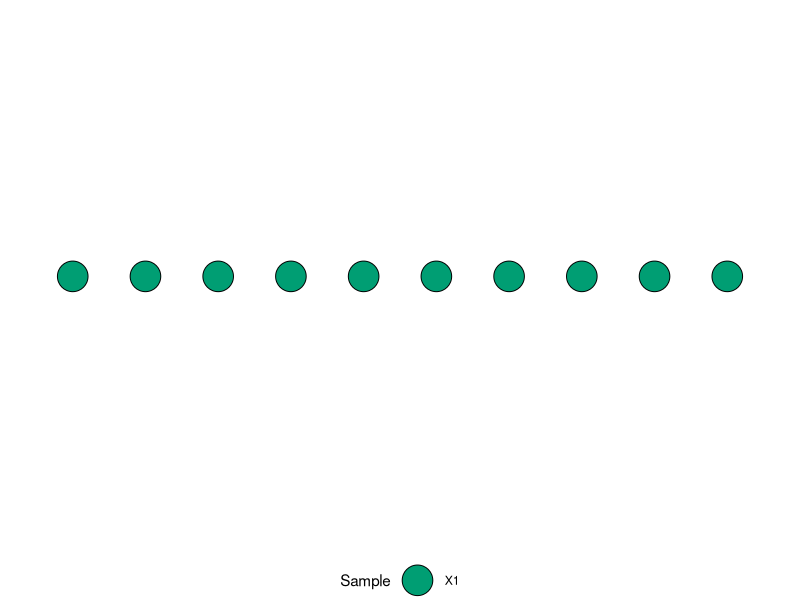
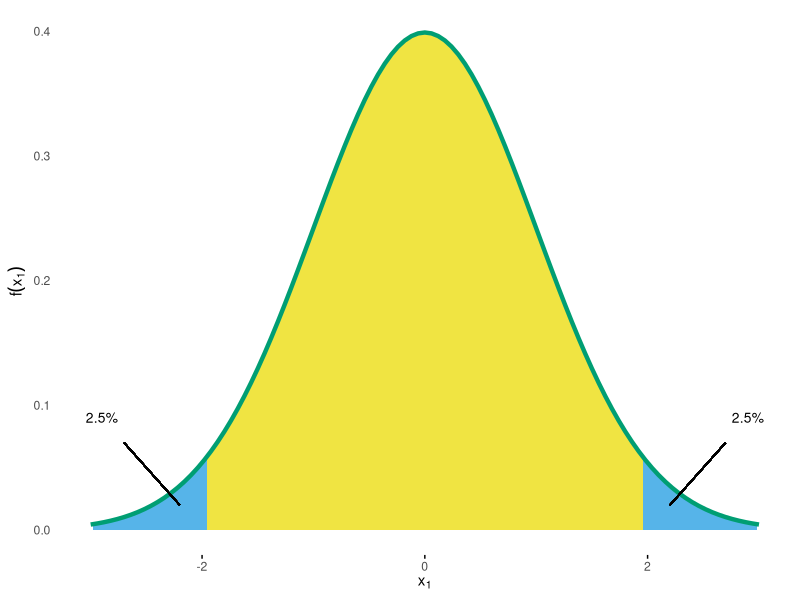
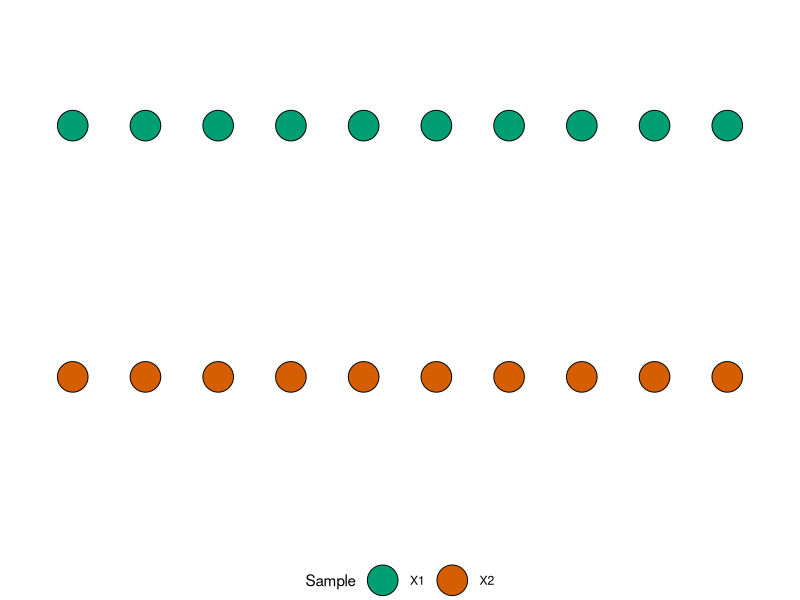
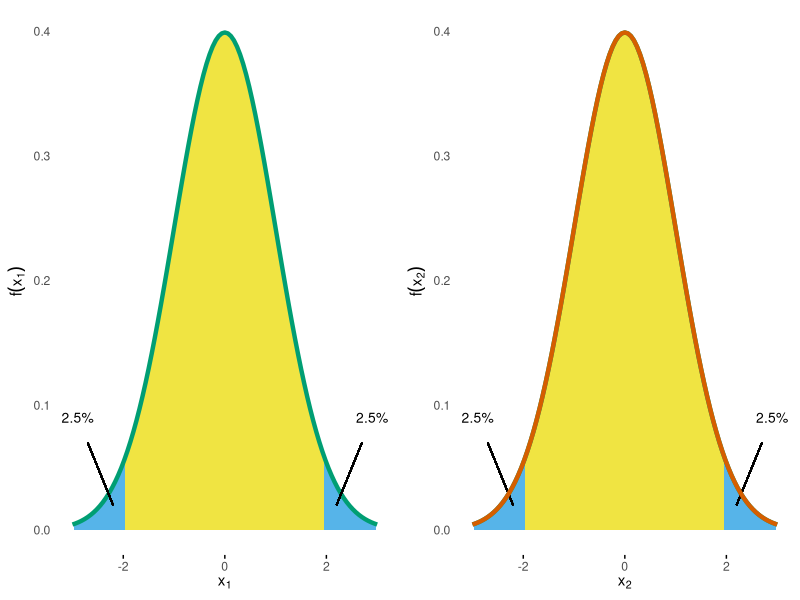
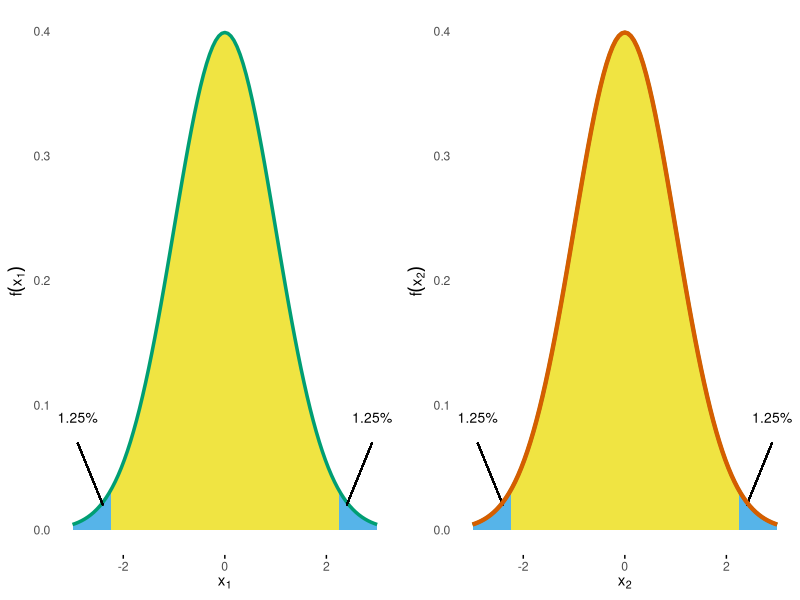
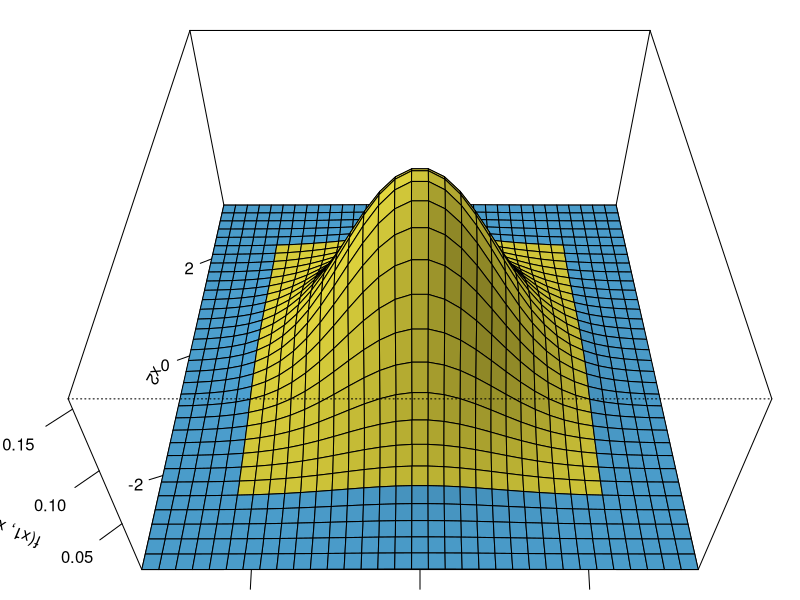
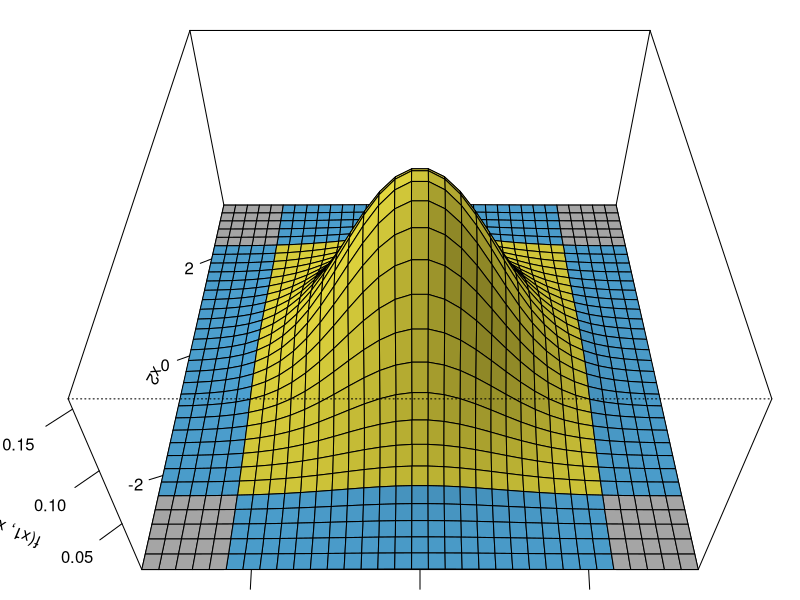
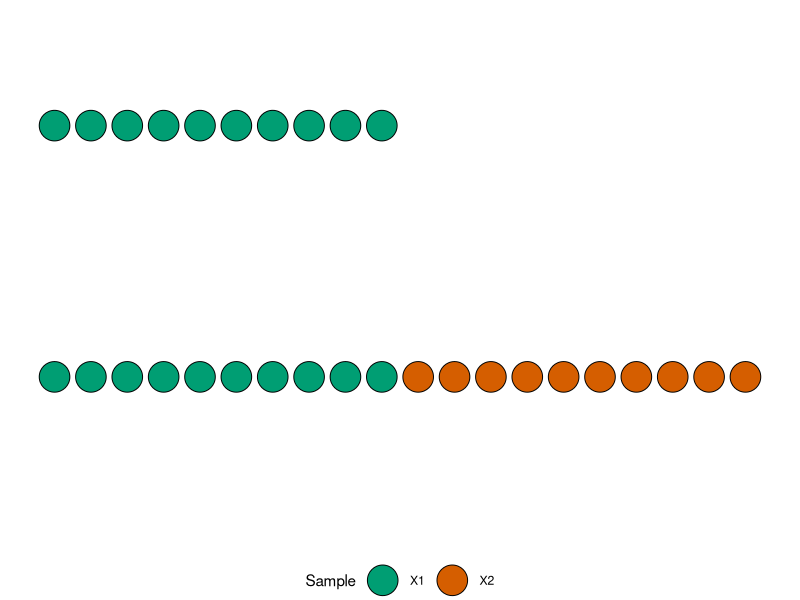

Here is the R script that generated these plots, in order: (Note: this script raises an error after producing the figures.)
## ---- chunk 1
library(knitr)
library("ggplot2")

knitr::opts_chunk$set(
  comment = "#",
  prompt = F,
  tidy = FALSE,
  cache = FALSE,
  collapse = T,
  echo = FALSE,
  dpi = 300,
  fig.width = 5, fig.height = 5
)

okabe_palette <- c('orange' = "#E69F00",
                   'sky blue' = "#56B4E9",
                   'bluish green' = "#009E73",
                   'yellow' = "#F0E442",
                   'blue' = "#0072B2",
                   'vermillion' = "#D55E00",
                   'reddish purple' = "#CC79A7")

old <- options(width = 100L, digits = 10)
## ---- chunk 2
fill_colors = c(X1 = okabe_palette[["bluish green"]],
                X2 = okabe_palette[["vermillion"]],
                "X1+X2" = "#6B7E3A")

data  = data.frame(x = c(1:10, 1:10, 1:20),
                   y = c(rep(2, 10), rep(1.5, 10), rep(1.5, 20)),
                   Sample = c(rep("X1", 10), rep("X2", 10), rep("X1+X2", 20))
)
## ---- chunk 3
dat = data[1:10, ]
ggplot(dat, aes(x = x, y = y)) +
    geom_point(size = 10, shape = 21, aes(fill = Sample)) +
    scale_fill_manual(values = fill_colors[1]) +
    lims(x = c(0.5, 10.5), y = c(2, 2)) +
    theme_void() +
    theme(legend.position = "bottom")

## ---- chunk 4
fig.cap = "Standard Normal Density with critial bounds marking 5% significance level."

blue = okabe_palette[["sky blue"]]
yellow = okabe_palette[["yellow"]]


crit = qnorm(1 - 0.025)
probLabel = paste0(pnorm(-crit)*100, "%")
x = seq(-3, 3, by = 0.01)

normalDensPlot =
    ggplot(data.frame(x = x), aes(x = x)) +
    stat_function(fun = dnorm, geom = "area", fill = blue, xlim = c(-4, -crit)) +
    stat_function(fun = dnorm, geom = "area", fill = yellow, xlim = c(-crit, crit)) +
    stat_function(fun = dnorm, geom = "area", fill = blue, xlim = c(crit, 4)) +
    stat_function(fun = dnorm, color = okabe_palette[["bluish green"]], size = 1.5) +
    geom_segment(x = 2.2, xend = 2.7, y = 0.02, yend = 0.07) +
    geom_segment(x = -2.2, xend = -2.7, y = 0.02, yend = 0.07) +
    annotate("text", label = probLabel, x = 2.9, y = 0.09, size = 3.5) +
    annotate("text", label = probLabel, x = -2.9, y = 0.09, size = 3.5) +
    lims(x = range(x)) +
    labs(x = expression(x[1]),
         y = expression(f(x[1]))) +
    theme_minimal() +
    theme(panel.grid.major = element_blank(),
          panel.grid.minor = element_blank(),
          axis.ticks.x = element_line())

normalDensPlot
## ---- chunk 5
qnorm(0.025)
## ---- chunk 6
dat = data[1:20, ]
ggplot(dat, aes(x = x, y = y)) +
    geom_point(size = 10, shape = 21, aes(fill = Sample)) +
    scale_fill_manual(values = fill_colors[1:2]) +
    lims(x = c(0.5, 10.5), y = c(1.2, 2.2)) +
    theme_void() +
    theme(legend.position = "bottom")

## ---- chunk 7
normalDensPlotX2 = normalDensPlot +
    labs(x = expression(x[2]), y = expression(f(x[2]))) +
    stat_function(fun = dnorm, color = okabe_palette[["vermillion"]], size = 1.5)
gridExtra::grid.arrange(normalDensPlot, normalDensPlotX2, nrow = 1)
## ---- chunk 8
qnorm(0.025/2)
## ---- chunk 9
fig.cap = "Standard Normal Density with critial bounds marking 5% significance level."

blue = okabe_palette[["sky blue"]]
yellow = okabe_palette[["yellow"]]

crit = qnorm(1 - 0.025/2)
probLabel = paste0(pnorm(-crit)*100, "%")
x = seq(-3, 3, by = 0.01)

normalDensPlotAdj =
    ggplot(data.frame(x = x), aes(x = x)) +
    stat_function(fun = dnorm, geom = "area", fill = blue, xlim = c(-4, -crit)) +
    stat_function(fun = dnorm, geom = "area", fill = yellow, xlim = c(-crit, crit)) +
    stat_function(fun = dnorm, geom = "area", fill = blue, xlim = c(crit, 4)) +
    stat_function(fun = dnorm, color = okabe_palette[["bluish green"]], size = 1.2) +
    geom_segment(x = 2.2+.2, xend = 2.7+.2, y = 0.02, yend = 0.07) +
    geom_segment(x = -2.2-.2, xend = -2.7-.2, y = 0.02, yend = 0.07) +
    annotate("text", label = probLabel, x = 2.9, y = 0.09, size = 3.5) +
    annotate("text", label = probLabel, x = -2.9, y = 0.09, size = 3.5) +
    lims(x = range(x)) +
    labs(x = expression(x[1]),
         y = expression(f(x[1]))) +
    theme_minimal() +
    theme(panel.grid.major = element_blank(),
          panel.grid.minor = element_blank(),
          axis.ticks.x = element_line())
## ---- chunk 10
normalDensPlotX2Adj = normalDensPlotAdj +
    labs(x = expression(x[2]), y = expression(f(x[2]))) +
    stat_function(fun = dnorm, color = okabe_palette[["vermillion"]], size = 1.5)
gridExtra::grid.arrange(normalDensPlotAdj, normalDensPlotX2Adj, nrow = 1)
## ---- chunk 11
alpha = 0.05
alpha.Bonf = alpha / 2
alpha.Sidak = 1 - (1-alpha)^(1/2)

crit.Bonf = -rep(qnorm(alpha.Bonf / 2), 2)
crit.Sidak = -rep(qnorm(alpha.Sidak / 2), 2)
## ---- chunk 12
mu = 0
Mean = c(mu, mu)
covariance = 0
Sigma0 = matrix(c(1, rep(covariance, 2), 1), 2)


width = 6.6
binwidth = 0.2
x1 = x2 = seq(from = mu - width/2, to = mu + width/2, by = binwidth)
grid = expand.grid(x1, x2)

z = mvtnorm::dmvnorm(grid, mean = Mean, sigma = Sigma0)
zmat = matrix(z, ncol = length(x1))

grid.col = expand.grid(x1[-1] - binwidth/2, x2[-1] - binwidth/2)
gc1 = grid.col[, 1]
gc2 = grid.col[, 2]

crit = crit.Sidak
get_color = Vectorize(function(x1, x2) {
    if (x1 < -crit[1] || x1 > crit[1] || x2 < -crit[2] || x2 > crit[2])
        blue else yellow
})

plot_normal_dens_2d = function(zmat, ...) {
    persp(x1, x2, zmat,
          expand = 0.5,
          lphi = 0,
          xlab = "x1",
          ylab = "x2\n",
          zlab = "f(x1, x2)",
          shade = 0.2,
          ticktype = "detailed",
          ...)
}
## ---- chunk 13
op = par(mar = c(0, 2, 0, 0))
plot_normal_dens_2d(zmat, phi = 45, col = get_color(gc1, gc2))
par(op)
## ---- chunk 14
crit.Bonf = -rep(qnorm(alpha.Bonf / 2), 2)
crit.Sidak = -rep(qnorm(alpha.Sidak / 2), 2)

crit = crit.Bonf
crit = crit.Sidak

calc2Dprob = function(crit, sigma) {
    calc_prob = function(lower, upper) {
        as.numeric(mvtnorm::pmvnorm(lower = lower, upper = upper, sigma = sigma))
    }

    left_stripe = calc_prob(lower = c(-Inf, -Inf), upper = c(-crit[1], Inf))
    lower_rectangle = calc_prob(lower = c(-crit[1], -Inf), upper = c(crit[1], -crit[2]))
    2 * left_stripe + 2 * lower_rectangle # return two-sided prob
}

p.edge = as.numeric(mvtnorm::pmvnorm(lower = c(-Inf, -Inf),
                                     upper = c(-crit[1], -crit[2]),
                                     sigma = Sigma0))


p2D.Bonf = calc2Dprob(crit.Bonf, sigma = Sigma0)
p2D.Sidak = calc2Dprob(crit.Sidak, sigma = Sigma0)
## ---- chunk 15
orange = okabe_palette[["orange"]]
crit = crit.Sidak
get_color_edges = Vectorize(function(x1, x2) {
    # Make edges grey
    if (x1 < -crit[1] && x2 < -crit[2] ||
        x1 < -crit[1] && x2 >  crit[2] ||
        x1 >  crit[1] && x2 < -crit[2] ||
        x1 >  crit[1] && x2 >  crit[2])
        return("grey")

    if (x1 < -crit[1] || x1 > crit[1] || x2 < -crit[2] || x2 > crit[2])
        blue else yellow
})

op = par(mar = c(0, 2, 0, 0))
plot_normal_dens_2d(zmat, phi = 45, col = get_color_edges(gc1, gc2))
par(op)
## ---- chunk 16
dat = data[1:20, ]
dat[11:20, "x"] = 11:20
dat = rbind(data.frame(x = 1:10, y = 1.5, Sample = "X1"), dat)
ggplot(dat, aes(x = x, y = y)) +
    geom_point(size = 10, shape = 21, aes(fill = Sample)) +
    scale_fill_manual(values = fill_colors[1:2]) +
    lims(x = c(0.5, 20.5), y = c(1.2, 2.2)) +
    theme_void() +
    theme(legend.position = "bottom")

## ---- chunk 17
dat = data[c(1:10, 21:40), ]

ggplot(dat, aes(x = x, y = y)) +
    geom_point(size = 10, shape = 21, aes(fill = Sample)) +
    scale_fill_manual(values = fill_colors[c(1, 3)]) +
    lims(x = c(0.5, 20.5), y = c(1.2, 2.2)) +
    theme_void() +
    theme(legend.position = "bottom")

## ---- chunk 18
normalDensPlotX2Adj = normalDensPlotAdj +
    labs(x = expression(x[2]), y = expression(f(x[2]))) +
    stat_function(fun = dnorm, color = fill_colors[3], size = 1.5)
gridExtra::grid.arrange(normalDensPlotAdj, normalDensPlotX2Adj, nrow = 1)
## ---- chunk 19
mu = 0
Mean = c(mu, mu)
covariance = sqrt(0.5)
Sigma = matrix(c(1, rep(covariance, 2), 1), 2)

z = mvtnorm::dmvnorm(grid, mean = Mean, sigma = Sigma)
zmat = matrix(z, ncol = length(x1))
## ---- chunk 20
op = par(mar = rep(.1, 4))
plot_normal_dens_2d(zmat, phi = 40, col = get_color(gc1, gc2), box = FALSE)
plot_normal_dens_2d(zmat, phi = 65, col = get_color(gc1, gc2), box = FALSE)
plot_normal_dens_2d(zmat, phi = 90, col = get_color(gc1, gc2), box = FALSE)
par(op)
## ---- chunk 21
p2D.Bonf = calc2Dprob(crit.Bonf, sigma = Sigma)
## ---- chunk 22
include_graphics("figures/two-stage-Pocock-bounds.png")
## ---- chunk 23
include_graphics("figures/two-stage-Pocock-bounds-result.png")
## ---- chunk 24
crit.Pocock = rep(2.1783, 2)
p2D.Pocock = calc2Dprob(crit.Pocock, sigma = Sigma)
## ---- chunk 25
n = 100
tt = c(.5, 1)
crit = crit.Pocock
x = seq(0.2, 1.0, length = n)

upperLine = data.frame(x = x, y = crit[1])
lowerLine = data.frame(x = x, y = -crit[1])

upperArea = data.frame(x = x, ymin = upperLine$y, ymax = 3, y = 3)
innerArea = data.frame(x = x, ymin = lowerLine$y, ymax = upperLine$y, y = 0)
lowerArea = data.frame(x = x, ymin = -3, ymax = lowerLine$y, y = -3)

p = ggplot(mapping = aes(x = x, y = y)) +

    geom_ribbon(data = upperArea, aes(x = x, ymin = ymin, ymax = ymax, y = y), fill = blue) +
    geom_ribbon(data = innerArea, aes(x = x, ymin = ymin, ymax = ymax, y = y), fill = yellow) +
    geom_ribbon(data = lowerArea, aes(x = x, ymin = ymin, ymax = ymax, y = y), fill = blue) +

    geom_line(data = upperLine) +
    geom_line(data = lowerLine) +

    geom_point(data = data.frame(x = tt, y =  crit), size = 5, shape = 21, fill = fill_colors[c(1, 3)]) +
    geom_point(data = data.frame(x = tt, y = -crit), size = 5, shape = 21, fill = fill_colors[c(1, 3)]) +

    theme_minimal() +
    labs(x = "Information Rate", y = "Critical Value") +
    lims(y = c(-3, 3)) +
    theme(panel.grid.major = element_blank(),
          panel.grid.minor = element_blank(),
          axis.ticks.x = element_line())

p
## ---- chunk 26

asOBF <- function(t, alpha = 0.05, side = 2) {
  2 * (1 - stats::pnorm((stats::qnorm(1 - (alpha / side)/2)) / sqrt(t)))
}

n = 100
tt = c(.5, 1)

crit.OBF = -qnorm(asOBF(tt))
crit = crit.OBF
x = seq(0.2, 1.0, length = n)

upperLine = data.frame(x = x, y = -qnorm(asOBF(x)))
lowerLine = data.frame(x = x, y = qnorm(asOBF(x)))

upperArea = data.frame(x = x, ymin = upperLine$y, ymax = 6, y = 3)
innerArea = data.frame(x = x, ymin = lowerLine$y, ymax = upperLine$y, y = 0)
lowerArea = data.frame(x = x, ymin = -6, ymax = lowerLine$y, y = -3)

p = ggplot(mapping = aes(x = x, y = y)) +

    geom_ribbon(data = upperArea, aes(x = x, ymin = ymin, ymax = ymax, y = y), fill = blue) +
    geom_ribbon(data = innerArea, aes(x = x, ymin = ymin, ymax = ymax, y = y), fill = yellow) +
    geom_ribbon(data = lowerArea, aes(x = x, ymin = ymin, ymax = ymax, y = y), fill = blue) +

    geom_line(data = upperLine) +
    geom_line(data = lowerLine) +

    geom_point(data = data.frame(x = tt, y =  crit), size = 5, shape = 21, fill = fill_colors[c(1, 3)]) +
    geom_point(data = data.frame(x = tt, y = -crit), size = 5, shape = 21, fill = fill_colors[c(1, 3)]) +

    theme_minimal() +
    labs(x = "Information Rate", y = "Critical Value") +
    lims(y = c(-6, 6)) +
    theme(panel.grid.major = element_blank(),
          panel.grid.minor = element_blank(),
          axis.ticks.x = element_line())

p

## ---- chunk 27
include_graphics("figures/two-stage-OBF-bounds-result.png")
## ---- chunk 28
op = par(mar = rep(1.5, 4))
crit = crit.Pocock
plot_normal_dens_2d(zmat, phi = 80, col = get_color(gc1, gc2))
crit = crit.OBF
plot_normal_dens_2d(zmat, phi = 80, col = get_color(gc1, gc2))
par(op)
## ---- chunk 29

crit = crit.OBF
mu = 0
Mean = c(mu, mu)

Sigma = matrix(c(1, rep(sqrt(0.5), 2), 1), 2)
z = mvtnorm::dmvnorm(grid, mean = Mean, sigma = Sigma)
zmat0.5 = matrix(z, ncol = length(x1))

Sigma = matrix(c(1, rep(sqrt(0.7), 2), 1), 2)
z = mvtnorm::dmvnorm(grid, mean = Mean, sigma = Sigma)
zmat0.7 = matrix(z, ncol = length(x1))

Sigma = matrix(c(1, rep(sqrt(0.9), 2), 1), 2)
z = mvtnorm::dmvnorm(grid, mean = Mean, sigma = Sigma)
zmat0.9 = matrix(z, ncol = length(x1))


op = par(mar = rep(.1, 4))
plot_normal_dens_2d(zmat0.5, phi = 90, col = get_color(gc1, gc2), box = FALSE)
plot_normal_dens_2d(zmat0.7, phi = 90, col = get_color(gc1, gc2), box = FALSE)
plot_normal_dens_2d(zmat0.9, phi = 90, col = get_color(gc1, gc2), box = FALSE)
par(op)
## ---- chunk 30
options(old)
